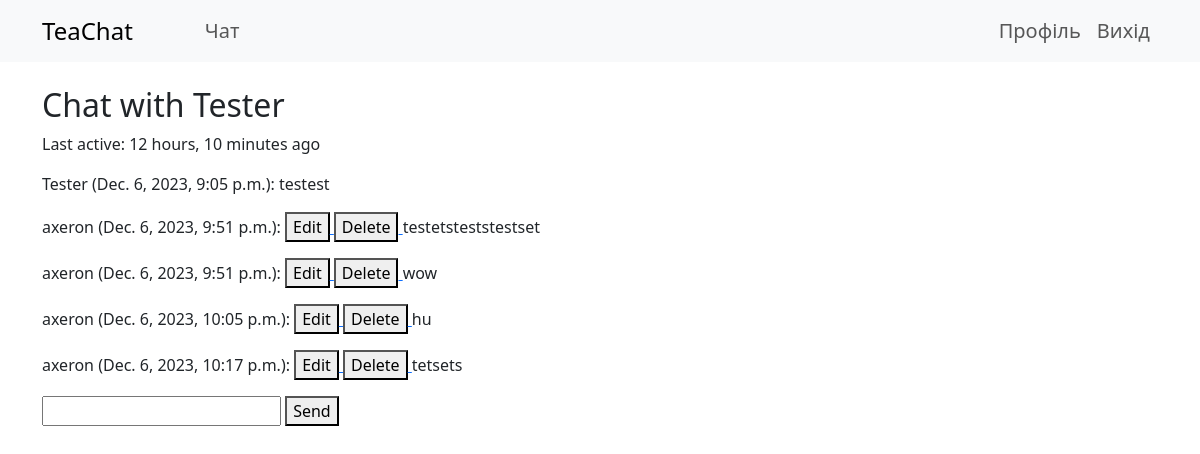
Before: /chat/user/4/ (signed in) with the older database file.
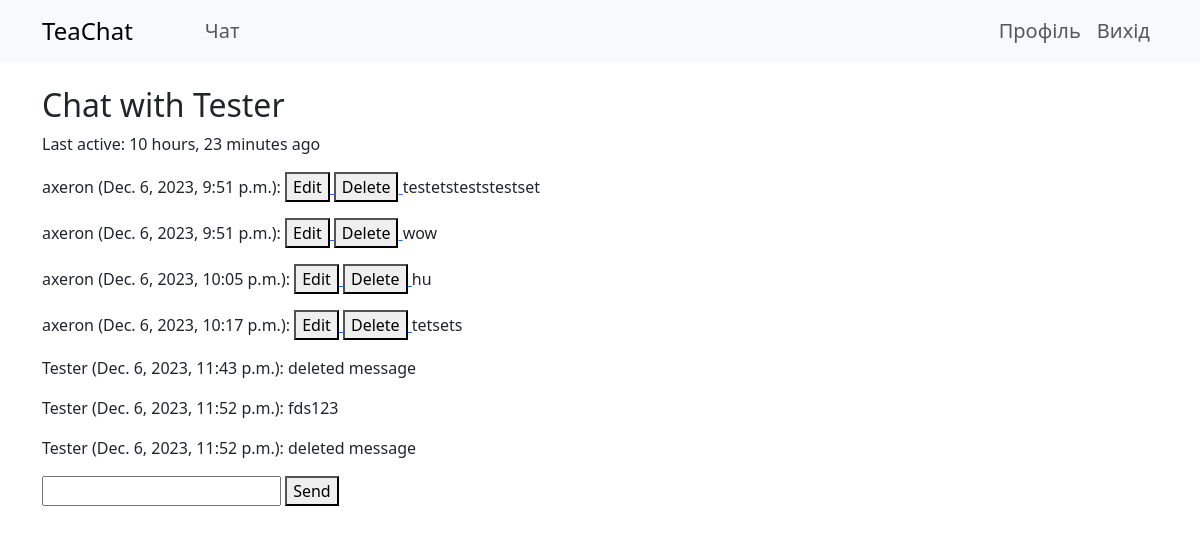
After: the same page with the newer database file.
### accounts/models.py (models this page shows, shortened)
class CustomUser(AbstractUser):
    email = models.EmailField(unique=True)
    avatar = models.ImageField(upload_to='avatars/', null=True, blank=True)

### chat/models.py (models this page shows, shortened)
class UserStatus(models.Model):
    user = models.OneToOneField(CustomUser, on_delete=models.CASCADE)
    is_online = models.BooleanField(default=False)
    last_message = models.ForeignKey('Message', on_delete=models.SET_NULL, null=True, blank=True)
    last_activity = models.DateTimeField(default=timezone.now)

class Message(models.Model):
    sender = models.ForeignKey(CustomUser, on_delete=models.CASCADE, related_name='sent_messages')
    receiver = models.ForeignKey(CustomUser, on_delete=models.CASCADE, related_name='received_messages')
    content = models.TextField()
    timestamp = models.DateTimeField(auto_now_add=True)

### chat/views.py (the view)
# urls.py: path('user/<int:user_id>/', chat_with_user, name='chat_with_user'),
@login_required
def chat_with_user(request, user_id):
    other_user = CustomUser.objects.get(pk=user_id)
    messages = Message.objects.filter(
        (models.Q(sender=request.user) & models.Q(receiver=other_user)) |
        (models.Q(sender=other_user) & models.Q(receiver=request.user))
    ).order_by('timestamp')
    try:
        other_user_status = UserStatus.objects.get(user=other_user)
        last_activity = other_user_status.last_activity
        try:
            sender_check = MessageCheck.objects.get(user=request.user, other_user=other_user)
        except MessageCheck.DoesNotExist:
            sender_check = MessageCheck.objects.create(user=request.user, other_user=other_user)
        sender_check.last_checked = timezone.now()
        sender_check.save()
    except ObjectDoesNotExist:
        last_activity = None
    context = {
        'other_user': other_user,
        'messages': messages,
        'last_activity': last_activity,
        'current_user': request.user,  # Pass the current user to the template
    }
    return render(request, 'chat/chat_with_user.html', context)

### chat/templates/chat/chat_with_user.html (shortened to what this page needs)
{% extends 'base.html' %}
{% block content %}
  <h2>Chat with {{ other_user.username }}</h2>
  {% if last_activity %}
    <p>Last active: {{ last_activity|timesince }} ago</p>
  {% endif %}
  <div id="chat-messages">
    {% for message in messages %}
      <p>
        {{ message.sender.username }} ({{ message.timestamp }}):
        {% if message.sender == current_user %}
          {% if message.content != "deleted message" %}
            <a href="{% url 'edit_message' message.id %}">
              <button>Edit</button>
            </a>
            <a href="{% url 'delete_message' message.id %}">
              <button>Delete</button>
            </a>
            {{ message.content }}
          {% else %}
            <span style="color: gray;"><span style="font-size: 80%;">&times;</span>deleted message<span style="font-size: 80%;">&times;</span></span>
          {% endif %}
        {% else %}
        {{ message.content }}
        {% endif %}
      </p>
    {% endfor %}
  </div>
  <form method="post" action="{% url 'send_message' other_user.id %}" id="message-form">
    <input type="text" name="content" required>
    <button type="submit">Send</button>
  </form>
{% endblock %}

### mychat/templates/base.html (shortened to what this page needs)
<!DOCTYPE html>
<html lang="en">
<head>
    <link href="https://cdn.jsdelivr.net/npm/bootstrap@5.3.0/dist/css/bootstrap.min.css" rel="stylesheet">
</head>
<body>
    <div>
        <nav class="navbar navbar-expand-lg navbar-light bg-light">
            <div class="container">
                <a class="navbar-brand fs-4" href="{% url 'index' %}">TeaChat</a>
                <div class="collapse navbar-collapse" id="navbarNav">
                    <ul class="navbar-nav d-flex justify-content-between w-100 fs-5">
                        <li class="nav-item ms-5"><a class="nav-link" href="{% url 'chat_home' %}">Чат</a></li>
                        <div class="d-flex">
                            {% if user.is_authenticated %}
                            <li class="nav-item"><a class="nav-link" href="{% url 'user_profile' %}">Профіль</a></li>
                                <li class="nav-item"><a class="nav-link" href="{% url 'logout' %}">Вихід</a></li>
                            {% else %}
                                <li class="nav-item"><a class="nav-link" href="{% url 'login' %}">Авторизація</a></li>
                                <li class="nav-item"><a class="nav-link" href="{% url 'register' %}">Реєстрація</a></li>
                            {% endif %}
                        </div>
                    </ul>
            </div>
        </nav>
        <div class="container mt-4">
            {% block content %}
            {% endblock %}
        </div>
    </div>
</body>
</html>

Changed rows visible on the page:
removed Message: sender.username "Tester", timestamp "Dec. 6, 2023, 9:05 p.m.", content "testest"
changed UserStatus: last_activity "12 hours, 10 minutes" → "10 hours, 23 minutes"
added Message: sender.username "Tester", timestamp "Dec. 6, 2023, 11:43 p.m.", content "deleted message"
added Message: sender.username "Tester", timestamp "Dec. 6, 2023, 11:52 p.m.", content "fds123"
added Message: sender.username "Tester", timestamp "Dec. 6, 2023, 11:52 p.m.", content "deleted message"
